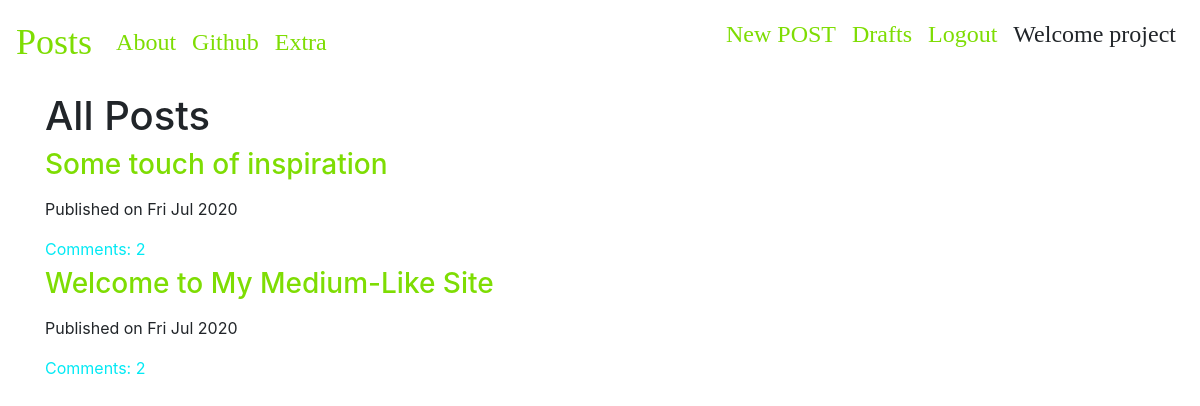
The app's page / (signed in) with its own data.
### blog_app/models.py (models this page shows, shortened)
class Post(models.Model):
    author = models.ForeignKey('auth.User', on_delete = models.CASCADE, default = 'auth.User')
    title = models.CharField(max_length = 54)
    text = models.TextField()
    create_date = models.DateTimeField(default = timezone.now)
    publish_date = models.DateTimeField(blank=True, null = True)
    def approve_comment(self):
        return self.comments.filter(approved_comment = True)

### blog_app/views.py (the view)
# urls.py: path('', views.PostListView.as_view(), name = 'post_list'),
class PostListView(ListView):
    model = Post
    context_object_name = "post_list"
    template_name = 'post_list.html'
    def get_queryset(self):
        return Post.objects.filter(publish_date__lte = timezone.now()).order_by("-publish_date")

### blog_app/templates/blog_app/post_list.html
{%extends 'blog_app/base.html'%}
{% block body_block%}
<div class="centerstage">
  <h1>All Posts</h1>
  {% for post in post_list%}
  <div class="posta">
    <h3><a href="{% url 'post_detail' pk=post.pk%}">{{post.title}}</a></h3>
    <div class="date">
      <p>Published on {{post.publish_date|date:"D M Y"}}</p>
    </div>
    <a href="{% url 'post_detail' pk=post.pk%}">Comments: {{post.approve_comment.count }}</a>
  </div>
  {%endfor%}
</div>
{% endblock %}

### blog_app/templates/blog_app/base.html (shortened to what this page needs)
<!DOCTYPE html>
{% load static %}
<html lang="en" dir="ltr">
  <head>
    <link rel="stylesheet" href="https://stackpath.bootstrapcdn.com/bootstrap/4.5.0/css/bootstrap.min.css">
      <link rel="stylesheet" href="https://maxcdn.bootstrapcdn.com/bootstrap/3.3.7/css/bootstrap-theme.min.css">
      <link href="https://maxcdn.bootstrapcdn.com/font-awesome/4.7.0/css/font-awesome.min.css" rel="stylesheet">
    <link rel="stylesheet" href="//cdn.jsdelivr.net/npm/medium-editor@latest/dist/css/medium-editor.min.css" type="text/css" media="screen" charset="utf-8">
    <link rel="stylesheet" href="{% static "css/blog.css"%}">
  </head>
  <body>
    <nav class="navbar navbar-expand-lg  techfont">
      <a class="navbar-brand bigbrand" href="{% url "post_list"%}" >Posts</a>
        <div class="collapse navbar-collapse" id="navbarSupportedContent">
          <ul class="navbar-nav mr-auto">
            <li class="nav-item active">
              <a class="nav-link" href="{%url "about"%}">About <span class="sr-only">(current)</span></a>
            </li>
            <li class="nav-item active">
              <a class="nav-link" href="https://github.com/oluwatobi1">Github <span class="sr-only">(current)</span></a>
            </li><li class="nav-item active">
              <a class="nav-link" href="{%url "about"%}">Extra <span class="sr-only">(current)</span></a>
            </li>
          </ul>
          <ul class="navbar-nav nav_right ">
            {% if user.is_authenticated %}
            <li class="nav-item active">
              <a class="nav-link" href="{%url "post_new"%}">New POST <span class="sr-only">(current)</span></a>
            </li>
            <li class="nav-item active">
                <a class="nav-link" href="{%url "post_draft"%}">Drafts <span class="sr-only">(current)</span></a>
              </li>
               <li class="nav-item active">
                  <a class="nav-link" href="{%url "logout"%}">Logout <span class="sr-only">(current)</span></a>
                </li>
                <li class="nav-item active">
                     <p class="nav-link"> Welcome {{user.username}}</p>
                 </li>
            {%else%}
                 <li>
                   <a href="{% url 'login'%}">Login
                      <span class="fa fa-user" aria-hidden="true"></span>
                   </a>
                 </li>
             {%endif%}
          </ul>
      </div>
    </nav>
<div class="container">
  {% block body_block %}
  {% endblock %}
</div>
  </body>
</html>

### blog_app/static/css/blog.css (style rules this page uses)
.techfont { font-family: 'Playfair Display', serif; font-size: 1.5em; margin-bottom: 8px; }
.centerstage { margin-left: auto; margin-right: auto; }
.bigbrand { font-size: 1.5em }
a { display: inline-block; color: #03e9f4; text-decoration: none; transition: 0.5s; overflow: hidden; }
a:nth-child(1) { filter: hue-rotate(270deg); }

### records on screen
Post: title "Some touch of inspiration", publish_date "Fri Jul 2020", approve_comment.count "2"
Post: title "Welcome to My Medium-Like Site", publish_date "Fri Jul 2020", approve_comment.count "2"

### other values on screen
{{ user.username }} "project"
